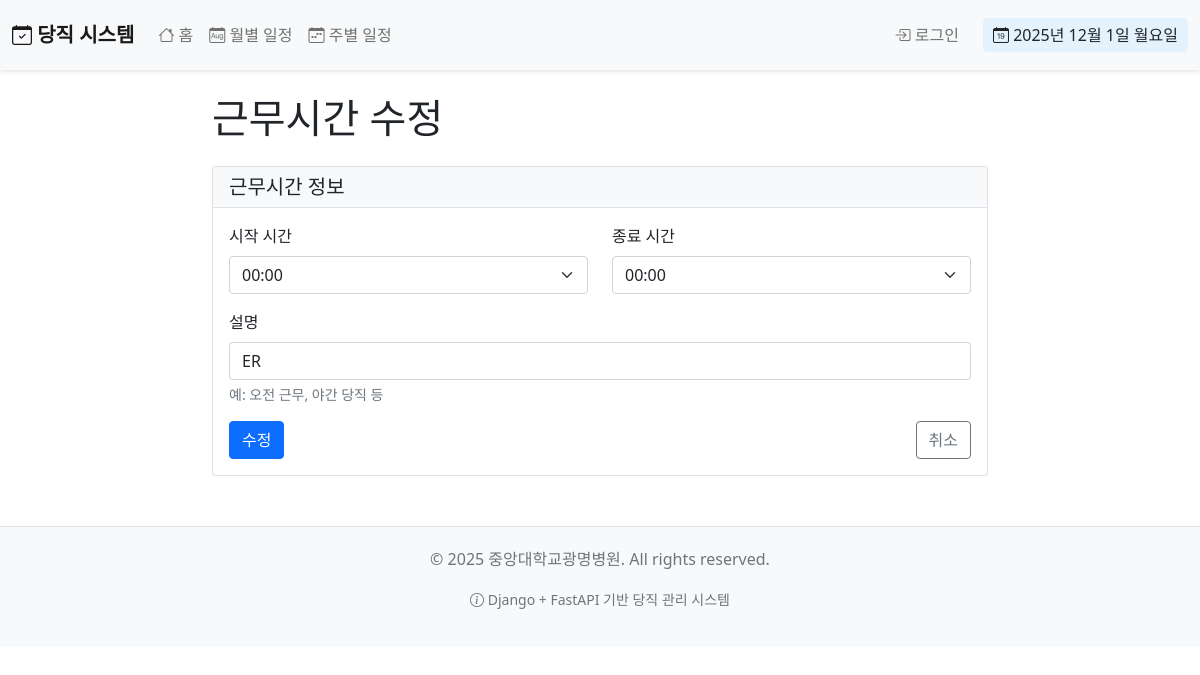
Screenshot of /schedule/work-schedules/25/edit/ with the database file from the repository.
### schedule/models.py (models this page shows, shortened)
class WorkSchedule(models.Model):
    TIME_CHOICES = [
        ('00:00', '00:00'), ('00:30', '00:30'),
        ('01:00', '01:00'), ('01:30', '01:30'),
        ('02:00', '02:00'), ('02:30', '02:30'),
        ('03:00', '03:00'), ('03:30', '03:30'),
        ('04:00', '04:00'), ('04:30', '04:30'),
        ('05:00', '05:00'), ('05:30', '05:30'),
        ('06:00', '06:00'), ('06:30', '06:30'),
        ('07:00', '07:00'), ('07:30', '07:30'),
        ('08:00', '08:00'), ('08:30', '08:30'),
        ('09:00', '09:00'), ('09:30', '09:30'),
        ('10:00', '10:00'), ('10:30', '10:30'),
        ('11:00', '11:00'), ('11:30', '11:30'),
        ('12:00', '12:00'), ('12:30', '12:30'),
        ('13:00', '13:00'), ('13:30', '13:30'),
        ('14:00', '14:00'), ('14:30', '14:30'),
        ('15:00', '15:00'), ('15:30', '15:30'),
        ('16:00', '16:00'), ('16:30', '16:30'),
        ('17:00', '17:00'), ('17:30', '17:30'),
        ('18:00', '18:00'), ('18:30', '18:30'),
        ('19:00', '19:00'), ('19:30', '19:30'),
        ('20:00', '20:00'), ('20:30', '20:30'),
        ('21:00', '21:00'), ('21:30', '21:30'),
        ('22:00', '22:00'), ('22:30', '22:30'),
        ('23:00', '23:00'), ('23:30', '23:30'),
    ]
    start_time = models.CharField(max_length=10, verbose_name='시작 시간', choices=TIME_CHOICES)
    end_time = models.CharField(max_length=10, verbose_name='종료 시간', choices=TIME_CHOICES)
    description = models.CharField(max_length=100, blank=True, null=True, verbose_name='설명')
    departments = models.ManyToManyField(Department, blank=True, related_name='work_schedules', verbose_name='부서')
    class Meta:
        verbose_name = '근무 시간대'
        verbose_name_plural = '근무 시간대'
        ordering = ['start_time', 'end_time']
        unique_together = ['start_time', 'end_time', 'description']

### schedule/views.py (the view, shortened to what this page needs)
# urls.py: path('work-schedules/<int:pk>/edit/', views.WorkScheduleUpdateView.as_view(), name='edit_work_schedule'),
class WorkScheduleUpdateView(UpdateView):
    model = WorkSchedule
    form_class = WorkScheduleForm
    template_name = 'schedule/work_schedule_form.html'
    success_url = reverse_lazy('schedule:work_schedule_list')
    def get_context_data(self, **kwargs):
        context = super().get_context_data(**kwargs)
        context['title'] = '근무시간 수정'
        context['submit_text'] = '수정'
        return context

### schedule/forms.py
class WorkScheduleForm(forms.ModelForm):
    class Meta:
        model = WorkSchedule
        fields = ['start_time', 'end_time', 'description', 'departments']
        widgets = {
            'start_time': forms.Select(attrs={'class': 'form-select'}),
            'end_time': forms.Select(attrs={'class': 'form-select'}),
            'description': forms.TextInput(attrs={'class': 'form-control'}),
            'departments': forms.SelectMultiple(attrs={'class': 'form-select', 'size': '5'}),
        }

### logs/logging_config.py (called while the page is built)
def log_api_request(logger, request_data):
    logger.info(
        "API 요청",
        extra={
            'request_id': request_data.get('request_id'),
            'method': request_data.get('method'),
            'url': request_data.get('url'),
            'ip_address': request_data.get('ip_address'),
            'user_agent': request_data.get('user_agent'),
            'response_time': request_data.get('response_time'),
            'status_code': request_data.get('status_code'),
            'response_size': request_data.get('response_size'),
        }
    )

### schedule/context_processors.py (called while the page is built)
def current_date_processor(request):
    now = timezone.now()
    current_week = (now.day - 1) // 7 + 1
    return {
        'current_year': now.year,
        'current_month': now.month,
        'current_day': now.day,
        'current_week': current_week,
    }

### templates/schedule/work_schedule_form.html (shortened to what this page needs)
{% extends 'base.html' %}
{% block content %}
<div class="row">
    <div class="col-md-8 offset-md-2">
        <h1 class="mb-4">{{ title }}</h1>
        <div class="card">
            <div class="card-header">
                <h5 class="mb-0">근무시간 정보</h5>
            </div>
            <div class="card-body">
                <form method="post">
                    <div class="row mb-3">
                        <div class="col-md-6">
                            <label for="{{ form.start_time.id_for_label }}" class="form-label">{{ form.start_time.label }}</label>
                            {{ form.start_time }}
                        </div>
                        <div class="col-md-6">
                            <label for="{{ form.end_time.id_for_label }}" class="form-label">{{ form.end_time.label }}</label>
                            {{ form.end_time }}
                        </div>
                    </div>
                    <div class="mb-3">
                        <label for="{{ form.description.id_for_label }}" class="form-label">{{ form.description.label }}</label>
                        {{ form.description }}
                        <div class="form-text">예: 오전 근무, 야간 당직 등</div>
                    </div>
                    <div class="d-flex justify-content-between">
                        <button type="submit" class="btn btn-primary">{{ submit_text }}</button>
                        <a href="{% url 'schedule:work_schedule_list' %}" class="btn btn-outline-secondary">취소</a>
                    </div>
                </form>
            </div>
        </div>
    </div>
</div>
{% endblock %}

### templates/base.html (style rules this page uses)
.card-header { background-color: #f8f9fa; border-bottom: 1px solid #dee2e6; }

### rows the page displays
WorkSchedule: start_time "00:00", end_time "00:00", description "ER"

### other values shown
{{ title }} "근무시간 수정"
{{ submit_text }} "수정"
